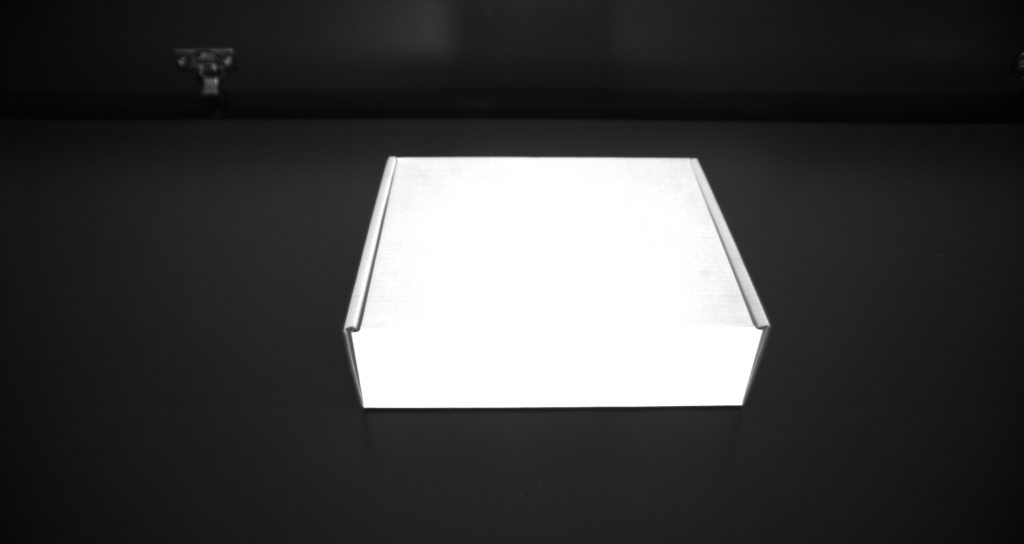
#> input picture HW1/box/logloss_1logloss_1_0.png, 2048 x 1088 px (shown at 1/2 size); its folder holds only this picture in this run
$ jupyter execute --allow-errors HW1.ipynb
#> lines starting #> are read from the running program, lines starting #| are printed output that depends on the picture
# HW 1. Логистическая регрессия

[cell 1]
#from google.colab import drive
import numpy as np
import cv2
from sklearn.model_selection import train_test_split
from sklearn.metrics import accuracy_score
import os
import matplotlib.pyplot as plt

## Загрузка данных

Для того чтобы загрузить данные в нейросеть или более простые алгоритмы ML, их необходимо должным образом открыть и преобразовать в вектор с числами. Для этого воспользуемся функцией ```read_files()```.

Этот парсер делает следующие вещи:
 - открывает файл картинки с диска (с помощью библиотеки opencv),
 - проверяет, что картинка действительно открылась и сейчас является матрицей (```np.array```),
 - преобразует матрицу в вектор (путем записи всех столбцов друг под другом),
 - возвращает массив из векторов, в которых хранятся картинки, и лейбл, соответствующий каждой картинке.

[cell 2]
def read_files(path: str, ans: int, target_dim: tuple = (256, 256)):
#> called with path = 'box', ans = 1, target_dim = (256, 256)
    files = os.listdir(path)
    X = None
    for i, name in enumerate(files):
        if name !=".DS_Store":
            img = cv2.imread(path + '/' + name, 0) # 0 means black-white picture
#> img is the input picture: shape (1088, 2048); min 1, max 255, mean 65.1
            print(path + '/' + name)
            if img.shape != 0:
                img = cv2.resize(img, (256, 256))
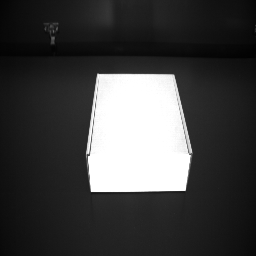
#> img: shape (256, 256); min 2, max 255, mean 65
                vect = img.reshape(1, 256 ** 2) / 255.

                X = vect if (X is None) else np.vstack((X, vect))
            print(f"{i}/{len(files)}")
    print()
    y = np.ones((len(X),1)) * ans
#> y = [1]
    return X, y

Логика программы следующая:
 - есть класс ```LogisticRegression```. Он содержит веса модели и нужен для того, чтобы генерировать предсказания. Также, этот класс снабжен методом backward() для возможности дифференцирования функции потерь по весам этого класса.
 - есть класс ```Loss```. Он определяет функцию потерь, которую мы хотим использовать. Также, этот класс осуществляет подсчет градиентов функции потерь по всем весам модели.
 - есть класс ```Optimizer```. Он отвечает за то, как будут обновляться веса после подсчета градиентов (после работы класса ```Loss```). Сегодня мы рассматриваем простой градиентный спуск, но более сложные модели используют более усовершенствованные алгоритмы оптимизации.

То есть:
 1. Вызывается метод ```forward()``` нашей модели (логистической регрессии). После этого у нас выводятся текущие предсказания модели.
 2. Вызывается метод ```loss()```, который сравнивает предсказания модели с истинными ответами. После этого подсчитываются градиенты функции потерь по всем весам модели.
 3. Подсчитанные градиенты вычитаются из весов (происходит шаг градиентного спуска) путем вызова ```optimizer.step()```

# Задание

1. Загрузить датасет, разбить его на два датасета: первый для обучения, второй - для проверки качества (см. функцию [`train_test_split`](https://scikit-learn.org/stable/modules/generated/sklearn.model_selection.train_test_split.html))
2. Посчитать производные функции потерь по w и по b
3. Реализовать цикл обучения, обновляя параметры логистической регрессии:
$$w = w - \alpha \cdot \frac{\partial L}{\partial w}$$
<br>
$$b = b - \alpha \cdot \frac{\partial L}{\partial b}$$
Обратите внимание на величину $\alpha$. Ее надо подобрать, иначе алгоритм не будет обучаться.
4. Посчитать финальное качество модели по метрике [accuracy](https://scikit-learn.org/stable/modules/generated/sklearn.metrics.accuracy_score.html)

# Выполнение

Формулки:

$$ J = -y^i\cdot \log(a^i)-(1-y^i)\cdot \log(1-a^i)$$
$$ J = y^i\cdot \log(1+e^{-w^Tx-b})-(1-y^i)\cdot \log(e^{-w^Tx-b})+(1-y^i)\cdot \log(1+e^{-w^Tx-b})$$
$$ J = \log(1+e^{-w^Tx-b})-(1-y^i)\cdot(-w^Tx-b)$$
$$ \frac{\partial J}{\partial w} = x\cdot(a-y)$$
$$ \frac{\partial J}{\partial b} = (a-y)$$

Необходимые функции

[cell 3]
def sigmoid(x):
    return 1/ (np.exp(-x) + 1)

[cell 4]
def DerivativeB(a,Y):
    return (a-Y)

[cell 5]
def DerivativeW(X,a,Y):
    return X*(a-Y)

#> (a cell that did not finish here is left out)

Используемые объекты:

[cell 7]
class LogisticRegression:
    def __init__(self, n_feature):
        self.coef=np.zeros(65536)
        self.coef0=1
        pass


    def forward(self, X: np.array):
        res=[]
        for i in range(X.shape[0]):
            pred=sigmoid((X[i] @ self.coef)+self.coef0)
            res.append(pred)
        return res
        pass

    def backward(self, X,a,Y):
        resW=0
        resB=0
        for i in range(X.shape[0]):
            resW+=DerivativeW(X[i],a[i],Y[i])
            resB+=DerivativeB(a[i],Y[i][0])
        return  resW,resB
        pass

[cell 8]
class Loss:
    def __init__(self):
        pass
    def loss(self,y_train,a):
        res=0
        for i in range(y_train.shape[0]):
            res+=y_train[i][0]*np.log(a[i]+0.0001)+(1-y_train[i][0])*np.log(1.0001-a[i])
        return -res/y_train.shape[0]
        pass

[cell 9]
class Optimizer:
    def __init__(self):
        self.a=0.0001
    def step(self, model,dJ_dw,dJ_db):
        coef=model.coef-0.0001*dJ_dw
        coef0=model.coef0+0.0001*dJ_db
        return coef,coef0

# Подготовка Данных:

[cell 10]
#Собираю Данные из 2х источников
X_ex,y_ex=read_files("box", ans=1)
#> y_ex = [1]
#> (the rest of this cell did not finish here and is left out)

#Объединяю Данные из 2х источников
X = np.vstack((X_ex, X_no_ex))
y = np.vstack((y_ex, y_no_ex))
#Разделяю данные на 2 набора случайным образом
X_train, X_test, y_train, y_test = train_test_split(X, y, test_size=0.33, random_state=42)

# Работа Модели

[cell 11]
#Инициализирую объекты и необходимые переменные
model = LogisticRegression(0)
ls=Loss()
opt=Optimizer()
loss_train=[]
loss_test=[]
J_train=1
print("please wait...")
#Цикл обучающий модель
#> (the rest of this cell did not finish here and is left out)

# Вывод Результата

[cell 12]
plt.xlabel("epoch")
plt.ylabel("loss")
plt.plot(loss_train,label='train')
plt.plot(loss_test,label='test')
plt.legend(loc="upper right")
plt.show()
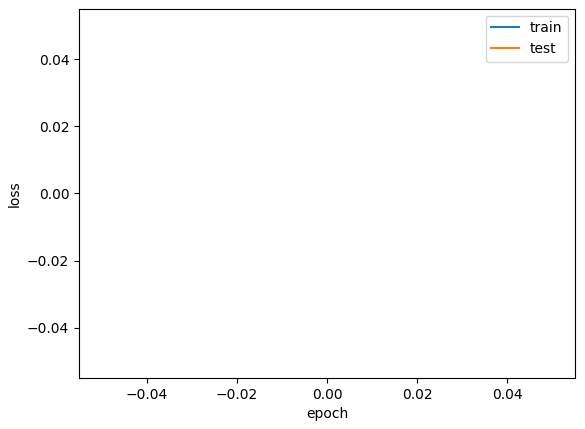
#> figure drawn by matplotlib, 1 panel
#> (the rest of this cell did not finish here and is left out)

$ run again, on HW1/box/logloss_1logloss_1_12.png
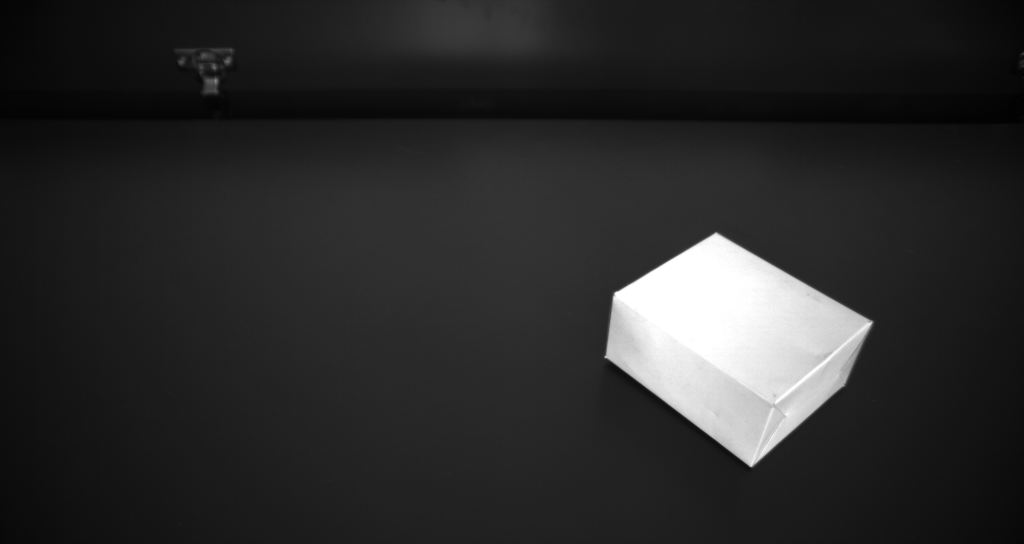
#> input picture HW1/box/logloss_1logloss_1_12.png, 2048 x 1088 px (shown at 1/2 size)
#> in read_files, img is the input picture: shape (1088, 2048); min 1, max 255, mean 42.6
#> in read_files, `img = cv2.resize(img, (256, 256))`:
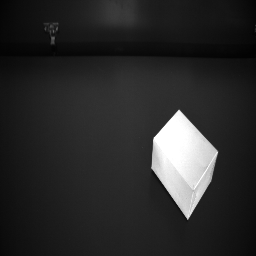
#> img: shape (256, 256); min 2, max 255, mean 42.5
#> y = [1]

$ run again, on HW1/box/logloss_1logloss_1_1.png
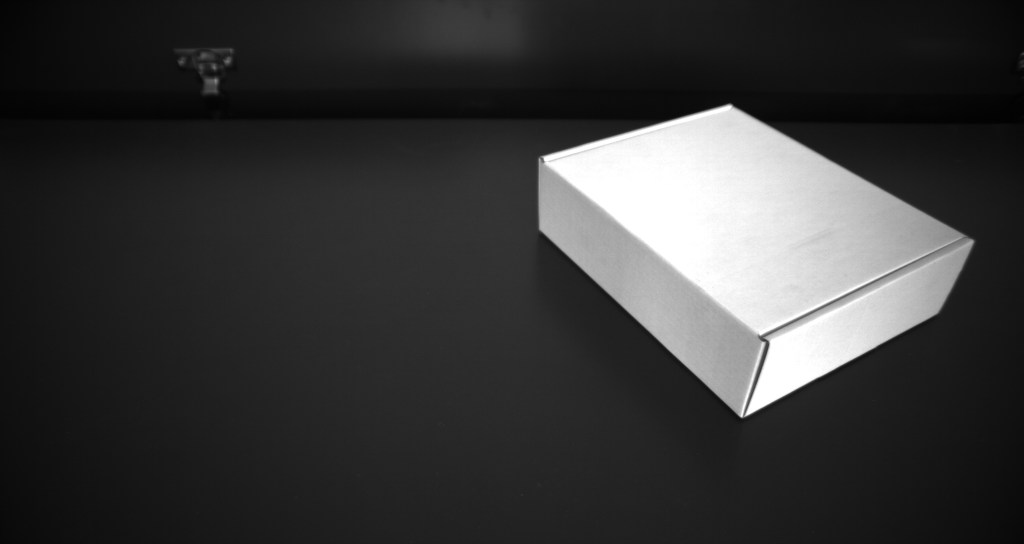
#> input picture HW1/box/logloss_1logloss_1_1.png, 2048 x 1088 px (shown at 1/2 size)
#> in read_files, img is the input picture: shape (1088, 2048); min 1, max 255, mean 55.1
#> in read_files, `img = cv2.resize(img, (256, 256))`:
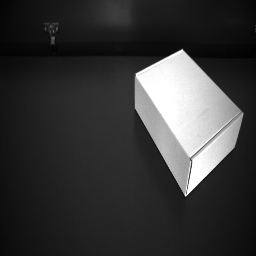
#> img: shape (256, 256); min 2, max 255, mean 55
#> y = [1]
